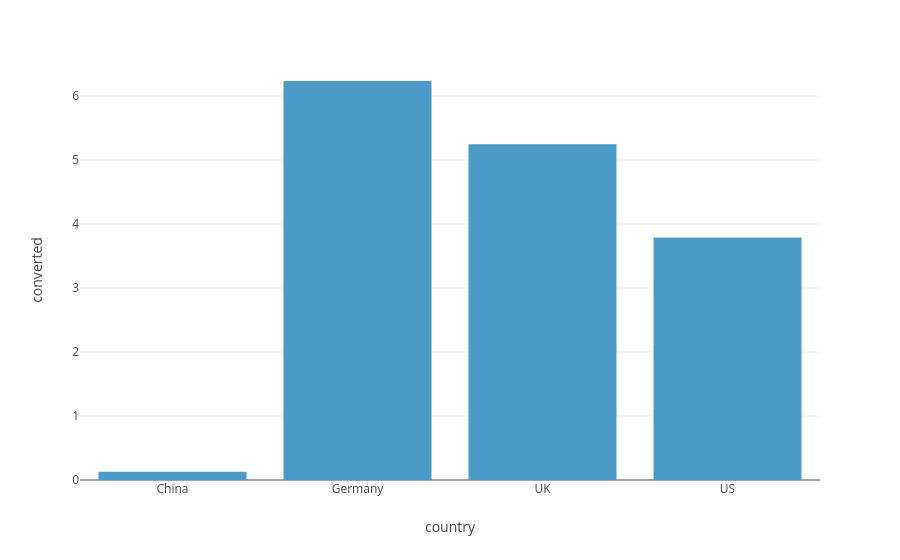

The cell this chart's notebook holds for it:
### Markdown cell above
### Conversion par pays

La matrice de corrélation ne permet pas d'étudier le lien éventuel entre le niveau de conversion et les différentes variables catégorielles : nous allons étudier ce lien ici pour la variable « pays ».

### Code cell
country_conversion = data.groupby('country')['converted'].mean().mul(100).reset_index()
fig = px.bar(country_conversion, x='country', y='converted')
fig.show()

### Figure 1 — Plotly figure (JSON) as saved in the notebook; plotly's stock layout.template omitted (floating-point values rounded to 4 significant figures)
{"data": [{"hovertemplate": "country=%{x}<br>converted=%{y}<extra></extra>", "legendgroup": "", "marker": {"color": "#4B9AC7", "pattern": {"shape": ""}}, "name": "", "orientation": "v", "showlegend": false, "textposition": "auto", "type": "bar", "x": ["China", "Germany", "UK", "US"], "xaxis": "x", "y": [0.1288, 6.235, 5.247, 3.791], "yaxis": "y"}], "layout": {"barmode": "relative", "legend": {"tracegroupgap": 0}, "margin": {"t": 60}, "xaxis": {"anchor": "y", "domain": [0, 1], "title": {"text": "country"}}, "yaxis": {"anchor": "x", "domain": [0, 1], "title": {"text": "converted"}}}}
